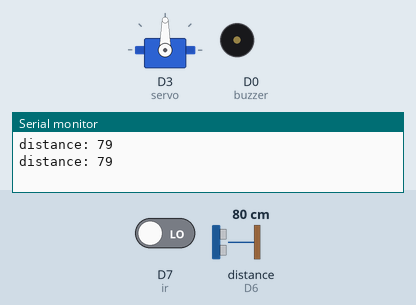
A sketch run on a simulated ESP8266 (NodeMCU). On the bench: servo, buzzer (waves = sounding, pin HIGH), the last lines printed to the serial monitor. Wiring (inferred from the names in the program): ultrasonic range finder: trigger D5; echo D6. Inputs (shaded band) come from the test bench; at power-on: distance to the obstacle (sensor on D6) 80 cm, D7 (ir) LOW. The echo pulse lasts 58.3 µs per cm; pins used as bus, display or sensor lines are not drawn.

Above: at 1.8 s.
1.9 s: distance to the obstacle (sensor on D6) set to 13 cm
3.4 s: distance to the obstacle (sensor on D6) set to 10 cm
At 4.4 s:
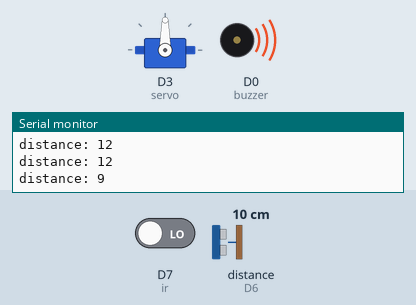
5.5 s: D7 (ir) driven HIGH
At 7.2 s:
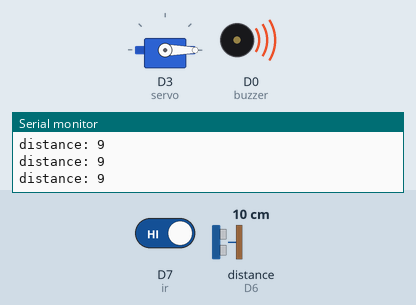
7.5 s: distance to the obstacle (sensor on D6) set to 18 cm
At 8.9 s:
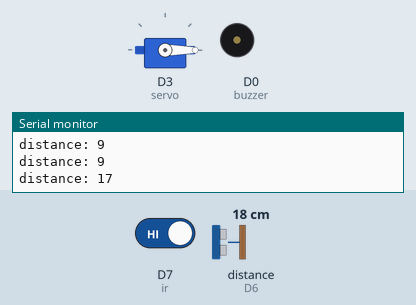
9.5 s: distance to the obstacle (sensor on D6) set to 2 cm
At 10.5 s:
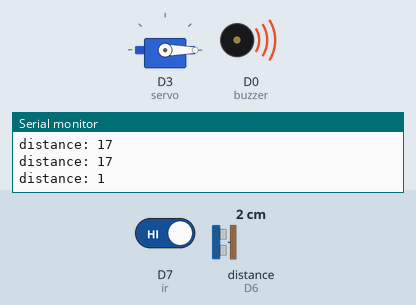
11.5 s: distance to the obstacle (sensor on D6) set to 35 cm
At 13.3 s:
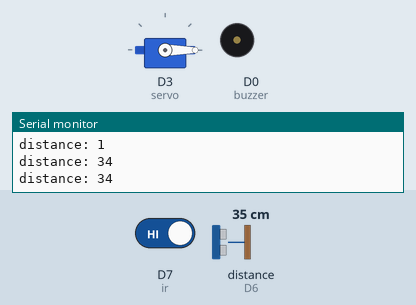
Timing chart, 0 to 14.5 s (numbered marks = the images above; inputs shaded):
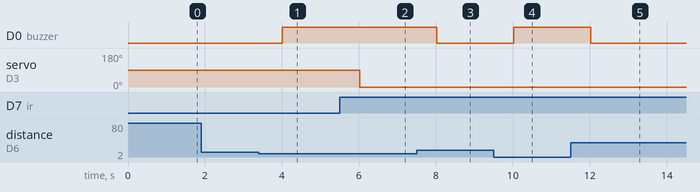

Measured:
- the behaviour switches between 12 and 11 cm on distance to the obstacle (sensor on D6) (found by bisection; images 0 and 1)
- after the input at 3.4 s, D0 (buzzer): LOW → HIGH after 0.61 s
- after the input at 5.5 s, servo on D3 (servo): 90° → 0° after 0.52 s
- after the input at 7.5 s, D0 (buzzer): HIGH → LOW after 0.52 s
- after the input at 9.5 s, D0 (buzzer): LOW → HIGH after 0.52 s
- after the input at 11.5 s, D0 (buzzer): HIGH → LOW after 0.53 s

The sketch:

Aurdino_code.ino
```cpp
#include <Servo.h>
Servo myservo;

const int ir = D7;
const int servo = D3;
const int trigpin = D5;
const int echopin = D6;
const int buzzer = D0;

void setup() {
  pinMode(ir, INPUT);
  pinMode(trigpin, OUTPUT);
  pinMode(echopin, INPUT);
  pinMode(buzzer, OUTPUT);
  myservo.attach(servo);
  Serial.begin(9600);
}

void loop() {
  digitalWrite(trigpin, LOW);
  delayMicroseconds(2);
  digitalWrite(trigpin, HIGH);
  delayMicroseconds(10);
  digitalWrite(trigpin, LOW);

  int duration = pulseIn(echopin, HIGH);
  int distance = duration * 0.034 / 2;
  int a = digitalRead(ir);

  Serial.print("distance: ");
  Serial.println(distance);

  if (distance <= 10) {
    digitalWrite(buzzer, HIGH);
  } else {
    digitalWrite(buzzer, LOW);
  }

  if (a == 1) {
    myservo.write(0);
    delay(1000);
  } else {
    myservo.write(90);
    delay(1000);
  }
}
```
